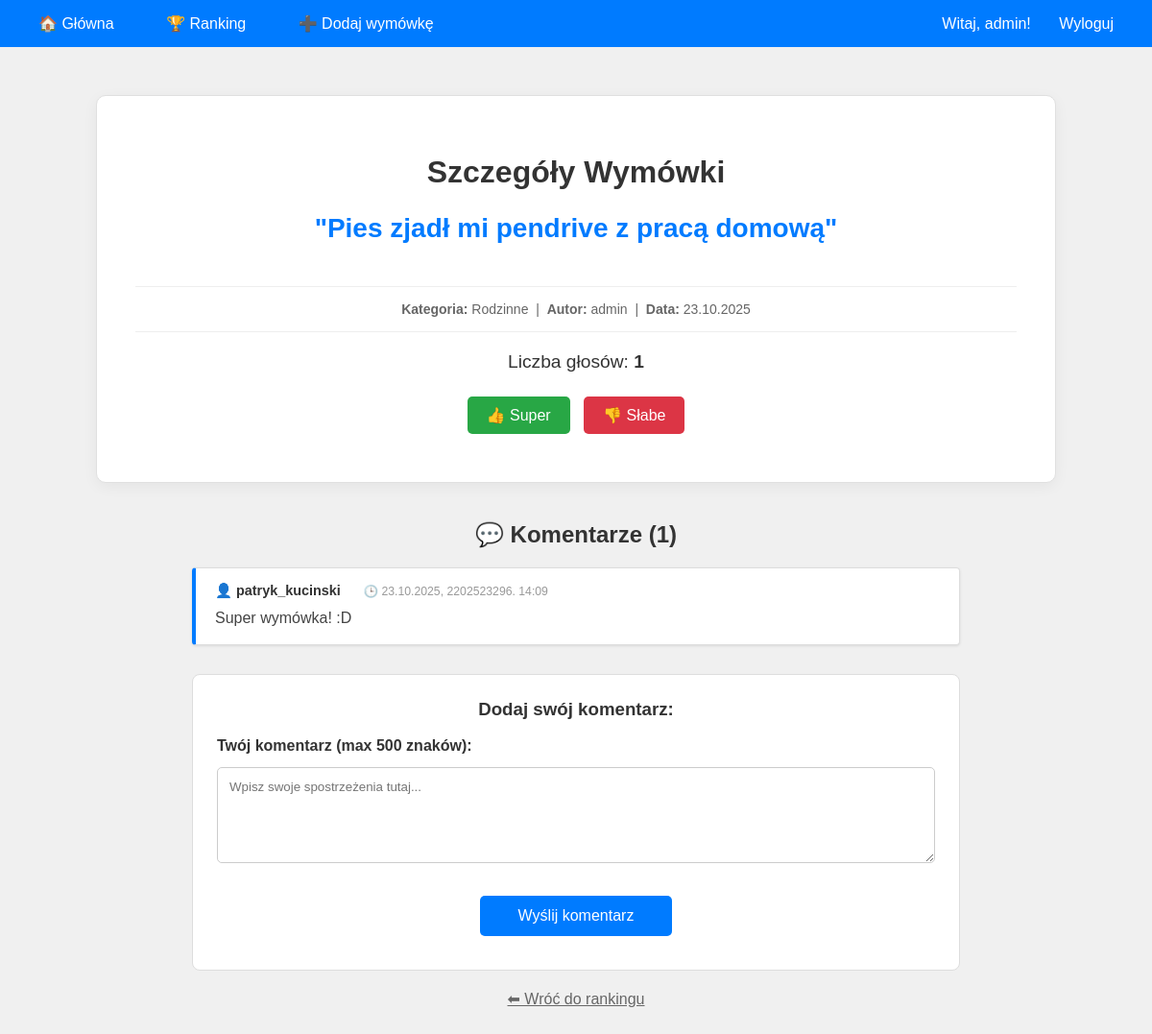
/ranking/?wymowka=4 (signed in), run on the app's committed database.
### wymowki/models.py (models this page shows, shortened)
class Wymowka(models.Model):
    tresc = models.TextField()
    kategoria = models.ForeignKey(Kategoria, on_delete=models.SET_NULL, null=True, blank=True, related_name='wymowki')
    autor = models.ForeignKey(User, on_delete=models.CASCADE, related_name='wymowki', null=True, blank=True)
    glosy = models.IntegerField(default=0)
    data_dodania = models.DateTimeField(auto_now_add=True)
    tags = TaggableManager()
    class Meta:
        ordering = ['-data_dodania']
        verbose_name_plural = "Wymówki"

class Kategoria(models.Model):
    nazwa = models.CharField(max_length=100, unique=True)
    opis = models.TextField(blank=True)
    class Meta:
        verbose_name_plural = "Kategorie"

class Komentarz(models.Model):
    wymowka = models.ForeignKey(
        Wymowka,
        on_delete=models.CASCADE,
        related_name='komentarze'
    )
    autor = models.ForeignKey(
        User,
        on_delete=models.CASCADE,
        related_name='komentarze'
    )
    tresc = models.TextField()
    data_dodania = models.DateTimeField(auto_now_add=True)
    class Meta:
        ordering = ['data_dodania']
        verbose_name_plural = "Komentarze"

### wymowki/views.py (the view, shortened to what this page needs)
# urls.py: path('ranking/', views.ranking, name='ranking'),
def ranking(request):
    wymowka_id = request.GET.get('wymowka')
    if wymowka_id:
        wymowka = get_object_or_404(Wymowka, pk=wymowka_id)
        komentarze = Komentarz.objects.filter(wymowka=wymowka).select_related('autor')
        komentarz_form = KomentarzForm()
        context = {
            'wymowka_szczegoly': wymowka,
            'komentarze': komentarze,
            'komentarz_form': komentarz_form,
        }
        return render(request, 'wymowki/ranking_szczegoly.html', context)

### wymowki/forms.py
class KomentarzForm(forms.ModelForm):
    class Meta:
        model = Komentarz
        fields = ['tresc']
        labels = {
            'tresc': 'Twój komentarz (max 500 znaków)',
        }
        widgets = {
            'tresc': forms.Textarea(attrs={
                'placeholder': 'Wpisz swoje spostrzeżenia tutaj...',
                'rows': 3,
                'maxlength': 500
            }),
        }

### wymowki/templates/wymowki/ranking_szczegoly.html (shortened to what this page needs)
{% extends 'wymowki/base.html' %}
{% block content %}
<div class="container">
    <div class="detail-card">
        <h1>Szczegóły Wymówki</h1>
        <div class="wymowka-tresc">
            "{{ wymowka_szczegoly.tresc }}"
        </div>
        <div class="meta-info">
            <strong>Kategoria:</strong> {{ wymowka_szczegoly.kategoria.nazwa|default:"Ogólna" }} &nbsp;|&nbsp;
            <strong>Autor:</strong> {{ wymowka_szczegoly.autor.username|default:"Anonim" }} &nbsp;|&nbsp;
            <strong>Data:</strong> {{ wymowka_szczegoly.data_dodania|date:"d.m.Y" }}
        </div>
        <div style="font-size: 1.2em; margin-bottom: 15px;">
            Liczba głosów: <strong>{{ wymowka_szczegoly.glosy }}</strong>
        </div>
        {% if user.is_authenticated %}
            <div class="vote-buttons">
                <a href="{% url 'ocen_wymowke' wymowka_szczegoly.id 1 %}" class="przycisk green" style="padding: 10px 20px;">👍 Super</a>
                <a href="{% url 'ocen_wymowke' wymowka_szczegoly.id -1 %}" class="przycisk" style="padding: 10px 20px; background-color: #dc3545;">👎 Słabe</a>
            </div>
        {% else %}
            <p class="message info">
                Musisz być <a href="{% url 'logowanie' %}">zalogowany</a>, aby oceniać.
            </p>
        {% endif %}
    </div>
    <div class="komentarze-lista">
        <h2 class="text-center">💬 Komentarze ({{ komentarze|length }})</h2>
        {% for komentarz in komentarze %}
            <div class="komentarz-box">
                <div class="komentarz-header">
                    <span class="komentarz-autor">👤 {{ komentarz.autor.username }}</span>
                    <span class="komentarz-data">🕒 {{ komentarz.data_dodania|date:"d.m.Y, godz. H:i" }}</span>
                </div>
                <p class="komentarz-tekst">{{ komentarz.tresc }}</p>
            </div>
        {% empty %}
            <p class="text-center" style="color: #777; margin: 30px 0;">
                Nikt jeszcze nie skomentował tej wymówki. Bądź pierwszy! 👇
            </p>
        {% endfor %}
        {% if user.is_authenticated %}
            <div class="form-komentarz">
                <h3>Dodaj swój komentarz:</h3>
                <form method="POST">
                    {{ komentarz_form.as_p }}
                    <button type="submit" class="przycisk">Wyślij komentarz</button>
                </form>
            </div>
        {% else %}
            <div class="text-center" style="margin-top: 30px;">
                <p>Chcesz dodać komentarz? <a href="{% url 'logowanie' %}">Zaloguj się</a></p>
            </div>
        {% endif %}
        <div class="text-center">
            <a href="{% url 'ranking' %}" class="link-powrot">⬅ Wróć do rankingu</a>
        </div>
    </div>
</div>
{% endblock %}

### wymowki/templates/wymowki/base.html (shortened to what this page needs)
{% load static %}
<!DOCTYPE html>
<html lang="pl">
<head>
    <link rel="stylesheet" href="{% static 'wymowki/style.css' %}">
</head>
<body>
    <div class="navbar">
        <div>
            <a href="{% url 'strona_glowna' %}">🏠 Główna</a>
            <a href="{% url 'ranking' %}">🏆 Ranking</a>
            {% if user.is_authenticated %}
                <a href="{% url 'dodaj_wymowke' %}">➕ Dodaj wymówkę</a>
            {% endif %}
        </div>
        <div class="user-info">
            {% if user.is_authenticated %}
                Witaj, {{ user.username }}!
                <a href="{% url 'wylogowanie' %}">Wyloguj</a>
            {% else %}
                <a href="{% url 'logowanie' %}">Zaloguj</a>
                <a href="{% url 'rejestracja' %}">Rejestracja</a>
            {% endif %}
        </div>
    </div>
    {% block content %}
    {% endblock %}
</body>
</html>

### wymowki/static/wymowki/style.css (style rules this page uses)
body { font-family: Arial, sans-serif; margin: 0; padding: 0; background-color: #f0f0f0; color: #333; }
.container { max-width: 1000px; margin: 30px auto; padding: 20px; background-color: transparent; }
h1 { color: #333; text-align: center; margin-bottom: 20px; }
a { text-decoration: none; color: #007bff; }
.text-center { text-align: center; }
.navbar { background-color: #007bff; padding: 15px; display: flex; justify-content: space-between; align-items: center; flex-wrap: wrap; }
.navbar a { color: white; margin: 0 10px; padding: 8px 15px; border-radius: 5px; transition: background-color 0.3s; }
.navbar .user-info { color: white; }
.przycisk { display: inline-block; padding: 12px 25px; font-size: 16px; color: white; background-color: #007bff; border: none; border-radius: 5px; margin: 10px 5px; cursor: pointer; text-align: center; transition: background-color 0.3s; }
.przycisk.green { background-color: #28a745; }
.filters select, .filters input, form textarea, form select, form input[type="text"], form input[type="password"], form input[type="email"] { padding: 10px; border: 1px solid #ccc; border-radius: 4px; margin: 5px 0; }
.form-komentarz { text-align: center; }
.form-komentarz form p { text-align: left; margin-bottom: 15px; }
.form-komentarz label { display: block; font-weight: bold; margin-bottom: 8px; color: #333; }
.form-komentarz textarea { width: 100%; box-sizing: border-box; padding: 12px; border: 1px solid #ccc; border-radius: 5px; font-family: inherit; min-height: 100px; resize: vertical; }
.form-komentarz button[type="submit"] { margin-top: 10px; padding: 12px 40px; }
.vote-buttons { margin-top: 5px; white-space: nowrap; }
.komentarz-box { border: 1px solid #ddd; padding: 15px; margin-bottom: 15px; border-radius: 5px; background-color: #f9f9f9; }
.komentarz-autor { font-weight: bold; color: #333; }
.komentarz-data { font-size: 12px; color: #999; margin-left: 10px; }
.detail-card { background-color: white; padding: 40px; border-radius: 10px; box-shadow: 0 4px 15px rgba(0,0,0,0.05); margin-bottom: 40px; text-align: center; border: 1px solid #e0e0e0; }
.wymowka-tresc { font-size: 28px; font-weight: bold; color: #007bff; margin-bottom: 20px; line-height: 1.4; }
.meta-info { color: #666; font-size: 14px; border-top: 1px solid #eee; border-bottom: 1px solid #eee; padding: 15px 0; margin: 20px 0; display: inline-block; width: 100%; }
.form-komentarz { background-color: white; padding: 25px; border-radius: 8px; margin-top: 30px; border: 1px solid #ddd; }
.form-komentarz h3 { margin-top: 0; color: #333; }
.komentarze-lista { max-width: 800px; margin: 0 auto; }
.komentarz-box { background-color: white; border-left: 4px solid #007bff; padding: 15px 20px; margin-bottom: 15px; border-radius: 4px; box-shadow: 0 1px 3px rgba(0,0,0,0.1); text-align: left; }
.komentarz-header { margin-bottom: 8px; font-size: 0.9em; }
.komentarz-autor { font-weight: bold; color: #333; margin-right: 10px; }
.komentarz-data { color: #999; font-size: 0.85em; }
.komentarz-tekst { color: #444; line-height: 1.5; margin: 0; }
.link-powrot { display: inline-block; margin-top: 20px; color: #666; text-decoration: underline; }

### data on the page
Wymowka: tresc "Pies zjadł mi pendrive z pracą domową", kategoria.nazwa "Rodzinne", autor.username "admin", data_dodania "23.10.2025", glosy "1"
Komentarz: autor.username "patryk_kucinski", data_dodania "23.10.2025, 2202523296. 14:09", tresc "Super wymówka! :D"

### other printed values
{{ user.username }} "admin"
{{ komentarze|length }} "1"
